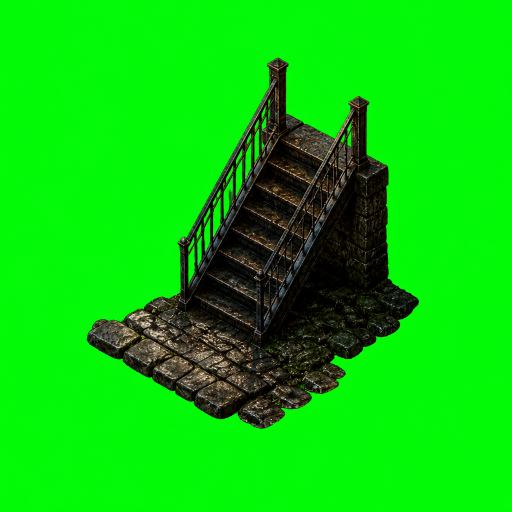
#> input picture ArtSource/Generated/CityDistrict/V2/Riverside/city_iron_stairs_solo_v02.png, 1024 x 1024 px (shown at 1/2 size)
$ python composite_city_ground_density_v04.py ../Generated/CityDistrict/V2/Riverside/city_iron_stairs_solo_v02.png out.png
#> lines starting #> are read from the running program, lines starting #| are printed output that depends on the picture
### ArtSource/Processing/process_city_districts_v02.py
#!/usr/bin/env python3
"""Process Act I city masters into runtime plates and modular props.

Masters must be painted under `ArtSource/Prompts/city_perspective_lock_v03.md`
(Baldur's Gate: EE orthographic camera). This script has no projection math —
it only copies/resizes district block + ground plates to 4096×2304 and slices
chroma (or corner-keyed) building/prop sheets into Props/CityDistrict/V2.

After regenerating V3 masters: re-measure door apertures, re-derive street-side
portal approaches, and flood-fill every spawn (see
`Documentation/BGEEProjectionMasterRegen.md`).

Do not run `main()` to refresh grounds. A 1536 V3 master resized to
`PLATE_SIZE` is a naked upscale and would pass `qa_plate_density.py`
dishonestly. Use `install_city_grounds_density_v04.py`.
"""

from __future__ import annotations

import shutil
from pathlib import Path

import numpy as np
from PIL import Image

ROOT = Path(__file__).resolve().parents[2]
ASSETS = Path.home() / ".cursor" / "projects" / "Users-laurensvanoorschot-Desktop-RainShadow" / "assets"
GEN = ROOT / "ArtSource" / "Generated" / "CityDistrict" / "V2"
RUNTIME_AREAS = ROOT / "RainShadow Shared" / "Resources" / "Art" / "Areas" / "CityDistrict" / "V2"
RUNTIME_PROPS = ROOT / "RainShadow Shared" / "Resources" / "Art" / "Props" / "CityDistrict" / "V2"
RUNTIME_MAP = ROOT / "RainShadow Shared" / "Resources" / "Art" / "UI" / "Map"

PLATE_SIZE = (8192, 4608)
MAP_SIZE = (1847, 1040)

DISTRICTS = [
    ("sable_row", "SableRow", 3, 2, [
        "city_building_voss_stoop",
        "city_building_tenement",
        "city_building_storefront",
        "city_building_rowhouse",
        "city_building_shop",
        "city_building_gatehouse",
    ]),
    ("wharf_ladder", "WharfLadder", 2, 2, [
        "city_building_shipping_office",
        "city_building_warehouse",
        "city_building_boarding",
        "city_building_dock_shed",
    ]),
    ("riverside", "Riverside", 2, 2, [
        "city_building_iron_stairs",
        "city_building_river_watch",
        "city_building_rail_lamp",
        "city_building_abutment",
    ]),
    ("harborpoint_pd", "HarborpointPD", 2, 2, [
        "city_building_pd_station",
        "city_building_pd_annex",
        "city_building_pd_alley",
        "city_building_pd_plaza_wall",
    ]),
    ("lila_street", "LilaStreet", 2, 2, [
        "city_building_lila_rooms",
        "city_building_lila_neighbor",
        "city_building_lila_opposite",
        "city_building_lila_alcove",
    ]),
    ("civic_records", "CivicRecords", 2, 2, [
        "city_building_records_annex",
        "city_building_records_wing",
        "city_building_records_colonnade",
        "city_building_records_plaza",
    ]),
]

PROP_CELLS = [
    "city_prop_lamp",
    "city_prop_bench",
    "city_prop_car_black",
    "city_prop_car_olive",
    "city_prop_car_maroon",
    "city_prop_kiosk",
    "city_prop_crates_mail",
    "city_prop_gate",
    "city_prop_statue",
]

SOLOS = [
    # Prefer empty-aperture solos (door leaves are separate city_door_* props).
    ("city_voss_stoop_solo_v04.png", "city_building_voss_stoop", "SableRow"),
    ("city_voss_stoop_solo_v03.png", "city_building_voss_stoop", "SableRow"),
    ("city_shipping_office_solo_v03.png", "city_building_shipping_office", "WharfLadder"),
    ("city_shipping_office_solo_v02.png", "city_building_shipping_office", "WharfLadder"),
    ("city_iron_stairs_solo_v03.png", "city_building_iron_stairs", "Riverside"),
    ("city_iron_stairs_solo_v02.png", "city_building_iron_stairs", "Riverside"),
]

# Per-building empty-aperture masters (precise-object-edit). Override sheet slices.
EMPTY_APERTURE_BUILDINGS = [
    ("city_building_voss_stoop_empty_v01.png", "city_building_voss_stoop", "SableRow"),
    ("city_building_tenement_empty_v01.png", "city_building_tenement", "SableRow"),
    ("city_building_storefront_empty_v01.png", "city_building_storefront", "SableRow"),
    ("city_building_rowhouse_empty_v01.png", "city_building_rowhouse", "SableRow"),
    ("city_building_shop_empty_v01.png", "city_building_shop", "SableRow"),
    ("city_building_gatehouse_empty_v01.png", "city_building_gatehouse", "SableRow"),
    ("city_building_shipping_office_empty_v01.png", "city_building_shipping_office", "WharfLadder"),
    ("city_building_warehouse_empty_v01.png", "city_building_warehouse", "WharfLadder"),
    ("city_building_boarding_empty_v01.png", "city_building_boarding", "WharfLadder"),
    ("city_building_dock_shed_empty_v01.png", "city_building_dock_shed", "WharfLadder"),
    ("city_building_iron_stairs_empty_v01.png", "city_building_iron_stairs", "Riverside"),
    ("city_building_river_watch_empty_v01.png", "city_building_river_watch", "Riverside"),
    ("city_building_pd_station_empty_v01.png", "city_building_pd_station", "HarborpointPD"),
    ("city_building_pd_annex_empty_v01.png", "city_building_pd_annex", "HarborpointPD"),
    ("city_building_pd_alley_empty_v01.png", "city_building_pd_alley", "HarborpointPD"),
    ("city_building_lila_rooms_empty_v01.png", "city_building_lila_rooms", "LilaStreet"),
    ("city_building_lila_neighbor_empty_v01.png", "city_building_lila_neighbor", "LilaStreet"),
    ("city_building_lila_opposite_empty_v01.png", "city_building_lila_opposite", "LilaStreet"),
    ("city_building_lila_alcove_empty_v01.png", "city_building_lila_alcove", "LilaStreet"),
    ("city_building_records_annex_empty_v01.png", "city_building_records_annex", "CivicRecords"),
    ("city_building_records_wing_empty_v01.png", "city_building_records_wing", "CivicRecords"),
    ("city_building_records_colonnade_empty_v01.png", "city_building_records_colonnade", "CivicRecords"),
]

DOOR_SOLOS = [
    ("city_door_voss_stoop_v01.png", "city_door_voss_stoop"),
    ("city_door_voss_stoop_garage_v01.png", "city_door_voss_stoop_garage"),
    ("city_door_tenement_v01.png", "city_door_tenement"),
    ("city_door_storefront_v01.png", "city_door_storefront"),
    ("city_door_rowhouse_v01.png", "city_door_rowhouse"),
    ("city_door_shop_v01.png", "city_door_shop"),
    ("city_door_gatehouse_v01.png", "city_door_gatehouse"),
    ("city_door_shipping_office_v01.png", "city_door_shipping_office"),
    ("city_door_warehouse_v01.png", "city_door_warehouse"),
    ("city_door_boarding_v01.png", "city_door_boarding"),
    ("city_door_dock_shed_v01.png", "city_door_dock_shed"),
    ("city_door_iron_stairs_v01.png", "city_door_iron_stairs"),
    ("city_door_river_watch_v01.png", "city_door_river_watch"),
    ("city_door_pd_station_v01.png", "city_door_pd_station"),
    ("city_door_pd_annex_v01.png", "city_door_pd_annex"),
    ("city_door_pd_alley_v01.png", "city_door_pd_alley"),
    ("city_door_lila_rooms_v01.png", "city_door_lila_rooms"),
    ("city_door_lila_rooms_b_v01.png", "city_door_lila_rooms_b"),
    ("city_door_lila_neighbor_v01.png", "city_door_lila_neighbor"),
    ("city_door_lila_opposite_v01.png", "city_door_lila_opposite"),
    ("city_door_lila_alcove_v01.png", "city_door_lila_alcove"),
    ("city_door_records_annex_v01.png", "city_door_records_annex"),
    ("city_door_records_wing_v01.png", "city_door_records_wing"),
    ("city_door_records_colonnade_v01.png", "city_door_records_colonnade"),
]


# [92 lines left out: functions find_source, chroma_or_corner_key, trim_alpha, fit_canvas, slice_grid, not called in this run]


# A master whose aspect differs from the runtime plate cannot be resized
# straight to it: scaling x and y by different factors multiplies every ground
# slope by sy/sx, so an on-lock 0.75 master silently lands off the BG:EE lock.
# A 3:2 master taken straight to 4096×2304 shears 36.87° down to 31.7°.
# Centre-crop to the target aspect first, then scale uniformly.
ASPECT_EPSILON = 0.002


def fit_to_aspect(im: Image.Image, size: tuple[int, int]) -> Image.Image:
    """Centre-crop to the target aspect, then scale uniformly.

    For a master already at the target aspect this is a no-op crop followed by
    the same resize the caller would have done, so output is unchanged.
    """
#> called with size = (8192, 4608)
    tw, th = size
#> tw = 8192; th = 4608
    target = tw / th
#> target = 1.78
    source = im.width / im.height
    if abs(source - target) > ASPECT_EPSILON:
        if source > target:
            cw, ch = int(round(im.height * target)), im.height
        else:
            cw, ch = im.width, int(round(im.width / target))
#> cw = 1024; ch = 576
        left, top = (im.width - cw) // 2, (im.height - ch) // 2
#> left = 0; top = 224
        print(
            f"  aspect {source:.4f} != {target:.4f}: centre-cropping to "
            f"{cw}x{ch} before scaling (a direct resize would shear the "
            f"ground axes by {source / target:.3f}x)"
        )
#|   aspect 1.0000 != 1.7778: centre-cropping to 1024x576 before scaling (a direct resize would shear the ground axes by 0.562x)
        im = im.crop((left, top, left + cw, top + ch))
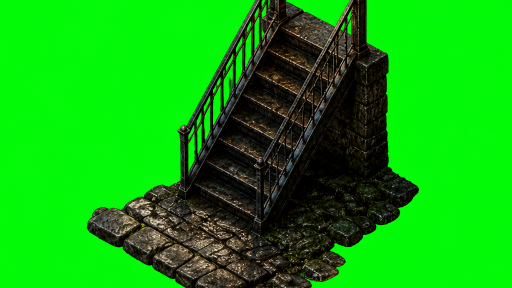
#> im: PIL image 1024x576 RGB (shown at 1/2 size); mean R, G, B 15.8, 169.8, 13.7
    return im.resize(size, Image.Resampling.LANCZOS)


# [149 lines left out: functions resize_plate, retain_master, process_district, process_shared_props, process_solos, process_empty_aperture_buildings and 2 more, not called in this run]


# [10 lines that do not run on import are left out]

### ArtSource/Processing/ie_projection.py
"""Ground projection for RainShadow area art.

Two cameras are defined here, and exactly one is active.

`BGEE` is the target: the Baldur's Gate: EE / Infinity Engine orthographic
camera, which is what the runtime navigation layer already assumes
(`SearchMap.defaultCellSize` 16x12, `ActorLocomotionPacing.verticalProjectionScale`
0.75). Under it every ground line lands on a screen slope of +-0.75 (+-36.87
degrees), a circle on the ground is a 16:12 ellipse, and uprights stay vertical.

`LEGACY_V2` is what the pre-adoption plates were drawn to. Act I city grounds
and the V5 office suite are now on the BG:EE lock, so `ACTIVE` follows them.

Adoption is therefore a single edit *paired with new art*:

    ACTIVE = BGEE

plus re-fitting `office_room_plan` REAR/axis lengths to the new plate and
re-running the sequence in `Documentation/BGEEProjectionMasterRegen.md`.
`qa_ie_projection.py` enforces that the pipeline and `ACTIVE` agree.
"""

from __future__ import annotations

import math
from dataclasses import dataclass

import numpy as np
from PIL import Image, ImageDraw


@dataclass(frozen=True)
class GroundProjection:
    """A fixed orthographic ground camera plus the raster constants drawn to it.

    `ground_foreshorten` is screen-Y per world-Y on the ground plane; it is the
    tangent of the on-screen ground-axis angle and the sine of the camera
    elevation. Everything else either derives from it or is an authored raster
    size that must move with it.
    """

    name: str
    ground_foreshorten: float
    diamond: tuple[int, int]
    cell_rect: tuple[float, float]
    partition_cell_rect: tuple[float, float]
    ring_size: tuple[int, int]
    pip_size: tuple[int, int]
    # Screen-space shears used by the procedural graybox drawers. These were
    # hand-picked for the legacy camera and are not derived from it; under
    # BG:EE they become the real ground slope.
    graybox_skew: float
    fg_wall_skew: float
    # iso_box ground foreshortening as a fraction of width/depth.
    box_depth_frac: float

    @property
    def height_foreshorten(self) -> float:
        return math.sqrt(1.0 - self.ground_foreshorten**2)

    @property
    def elevation_deg(self) -> float:
        return math.degrees(math.asin(self.ground_foreshorten))

    @property
    def ground_axis_deg(self) -> float:
        return math.degrees(math.atan(self.ground_foreshorten))

    @property
    def ground_slope(self) -> float:
        return self.ground_foreshorten

    @property
    def half_step(self) -> tuple[float, float]:
        return (self.diamond[0] / 2.0, self.diamond[1] / 2.0)

    # [4 lines left out: function ellipse_ratio, not called in this run]


# The target. 128x96 spans exactly 8x8 SearchMap cells of 16x12, so the planner
# grid and the runtime grid finally share a ratio.
BGEE = GroundProjection(
    name="bgee",
    ground_foreshorten=0.75,
    diamond=(128, 96),
    cell_rect=(104.0, 78.0),
    # Not scaled with the taller diamond: the partition inset is owned by the
    # painted doorway's plan-b width, and widening it seals the waiting side.
    partition_cell_rect=(40.0, 20.0),
    ring_size=(128, 96),
    pip_size=(64, 48),
    graybox_skew=0.75,
    fg_wall_skew=0.75,
    box_depth_frac=0.375,
)

# What the pre-adoption plates were drawn to. Kept so a revert is one flip.
LEGACY_V2 = GroundProjection(
    name="legacy_v2",
    ground_foreshorten=0.5,
    diamond=(128, 64),
    cell_rect=(104.0, 52.0),
    partition_cell_rect=(40.0, 20.0),
    ring_size=(128, 64),
    pip_size=(64, 32),
    graybox_skew=0.22,
    fg_wall_skew=0.35,
    box_depth_frac=0.25,
)

# ---------------------------------------------------------------------------
# Flip with the on-lock masters. City grounds + office V7 (V5 floor,
# human-scale wall face) are installed.
# ---------------------------------------------------------------------------
ACTIVE: GroundProjection = BGEE

# Active-camera aliases. Pipeline modules use these, so they follow ACTIVE.
GROUND_FORESHORTEN = ACTIVE.ground_foreshorten
GROUND_SLOPE = ACTIVE.ground_slope
HEIGHT_FORESHORTEN = ACTIVE.height_foreshorten
ELEVATION_DEG = ACTIVE.elevation_deg
GROUND_AXIS_DEG = ACTIVE.ground_axis_deg
AZIMUTH_DEG = 45.0

DIAMOND_W, DIAMOND_H = ACTIVE.diamond
HALF_STEP_X, HALF_STEP_Y = ACTIVE.half_step
CELL_RECT = ACTIVE.cell_rect
PARTITION_CELL_RECT = ACTIVE.partition_cell_rect
RING_SIZE = ACTIVE.ring_size
PIP_SIZE = ACTIVE.pip_size
GRAYBOX_SKEW = ACTIVE.graybox_skew
FG_WALL_SKEW = ACTIVE.fg_wall_skew
BOX_DEPTH_FRAC = ACTIVE.box_depth_frac

# GemRB / Infinity Engine searchmap cell and ground-circle ellipse. These are
# runtime facts, already shipped in Swift, and do not depend on ACTIVE.
ELLIPSE_A = 16
ELLIPSE_B = 12

# Plate centre used by the office layout planner.
DEFAULT_ORIGIN_X = 2048.0


# ---------------------------------------------------------------------------
# Axis helpers
# ---------------------------------------------------------------------------

# [58 lines left out: functions axis_with_slope, screen_height, ground_shear_for_height, cell_to_authored, authored_to_cell, not called in this run]


def cell_aabb(x: float, y: float) -> tuple[float, float, float, float]:
    w, h = CELL_RECT
    return (x - w / 2.0, y - h / 2.0, w, h)


def partition_cell_aabb(x: float, y: float) -> tuple[float, float, float, float]:
    w, h = PARTITION_CELL_RECT
    return (x - w / 2.0, y - h / 2.0, w, h)


# ---------------------------------------------------------------------------
# Ground ellipse (selection rings, move markers, floor ripples)
# ---------------------------------------------------------------------------

def is_within_ellipse(dx: float, dy: float, *, a: float = ELLIPSE_A, b: float = ELLIPSE_B) -> bool:
    """GemRB-style ground hit test, relative to the ellipse centre."""
    return (dx * dx) / (a * a) + (dy * dy) / (b * b) <= 1.0


def searchmap_point(x: float, y: float) -> tuple[float, float]:
    """World/plate point to continuous searchmap cell coordinates."""
    return (x / ELLIPSE_A, y / ELLIPSE_B)


# [126 lines left out: functions ground_ellipse_pixels, synthesize_ground_ring, iso_box_points, _self_check, not called in this run]


# [2 lines that do not run on import are left out]

### ArtSource/Processing/composite_city_ground_density_v04.py
#!/usr/bin/env python3
"""Composite native-resolution stonework onto a V3 city ground master.

The V3 1536×1024 grounds are on the BG:EE lock. The generator cannot emit
4096-wide plates, so a naked Lanczos to `PLATE_SIZE` would pass
`qa_plate_density.py` by adding empty pixels. This module keeps the V3 macro
(layout, kerbs, lighting, puddles) and paints a new high-frequency sett /
flag layer at the V4 pixel scale:

    granite sett     10.75 -> 12.9 px on screen  (0.12 m × 107 px/m)
    pavement flag    45    -> 54.0 px on screen  (0.50 m)
    joints           soft, worn — not engraved

V4 laid a 0.18 m lattice on top of the master's own ~0.25 m stonework and the
play-zoom A/B came out indistinguishable: the two modules are close enough that
the coarse one still won, and the ground just got busier. The dominant lattice
vector in the rendered frame did not move at all. So this pass suppresses the
master's stone band inside the carriageway first, then lays a genuinely finer
module in at full strength.

Joints follow slopes ±0.75 so the overlay reinforces the camera lock instead
of fighting it. Water and specular puddles from the master are left alone.

    python3 ArtSource/Processing/composite_city_ground_density_v04.py \\
        <v3-ground.png> <out.png>
"""

from __future__ import annotations

import argparse
import sys
from pathlib import Path

import numpy as np
from PIL import Image, ImageFilter

sys.path.insert(0, str(Path(__file__).resolve().parent))
import ie_projection as ie
import process_city_districts_v02 as proc

SLOPE = ie.BGEE.ground_slope  # 0.75
# Cell sizes are in u/v units. One u/v unit is 1/|grad v| = 1.2 screen px, so a
# 0.12 m sett (12.9 screen px at 107 px per ground metre) is 10.75 here.
SETT_PX = 10.75
FLAG_PX = 45.0
# The original V4 module, kept for masters that cannot carry the finer one.
SETT_PX_COARSE = 16.0
FLAG_PX_COARSE = 56.0
JOINT = 0.11  # fraction of a cell that is mortar

# The V3 master's own paving, measured on the installed 4096 plate: a ~27 px
# pitch, about 0.25 m. That is the module the eye actually locks onto, and no
# amount of added detail displaces it while it is still there.
MASTER_STONE_PX = 27.0
# How much of that band to remove inside road/pavement. Below ~0.6 the coarse
# stones still read through; above ~0.85 the carriageway goes flat.
SUPPRESS = 0.72
# Overlay strength. Raised from 0.42 because the new lattice now has to carry
# the surface rather than decorate it.
AMOUNT = 0.55


def _blur(arr: np.ndarray, radius: float) -> np.ndarray:
    im = Image.fromarray(np.clip(arr, 0, 255).astype(np.uint8), "L")
    return np.asarray(im.filter(ImageFilter.GaussianBlur(radius=radius)), dtype=np.float32)


def axis_uv(h: int, w: int) -> tuple[np.ndarray, np.ndarray]:
    """Screen (x, y-down) → ground-axis coordinates (NE, NW)."""
    y, x = np.mgrid[0:h, 0:w].astype(np.float32)
    u = 0.5 * (x + y / SLOPE)
    v = 0.5 * (-x + y / SLOPE)
    return u, v


def cell_field(u: np.ndarray, v: np.ndarray, cell: float) -> tuple[np.ndarray, np.ndarray]:
    """Running-bond modules. Returns (distance-to-joint 0..0.5, per-cell hash 0..1)."""
    iu = np.floor(u / cell)
    vv = v / cell + 0.5 * np.mod(iu, 2.0)
    iv = np.floor(vv)
    fu = u / cell - iu
    fv = vv - iv
    dist = np.minimum(np.minimum(fu, 1.0 - fu), np.minimum(fv, 1.0 - fv))
    hashed = np.mod(np.sin(iu * 127.1 + iv * 311.7) * 43758.5453, 1.0)
    return dist, hashed.astype(np.float32)


def stone_detail(u: np.ndarray, v: np.ndarray, cell: float) -> np.ndarray:
    """High-frequency signed detail in roughly [-1, 1]."""
    dist, hashed = cell_field(u, v, cell)
    joint = np.clip(1.0 - dist / JOINT, 0.0, 1.0)
    joint = joint * joint
    # Soft face variation, plus a worn lip just inside the joint.
    face = (hashed - 0.5) * 0.55
    lip = np.clip((dist - JOINT) / (JOINT * 1.4), 0.0, 1.0)
    lip = (1.0 - lip) * (1.0 - joint) * 0.18
    return face + lip - joint * 0.85


def suppress_master_stone(
    base: np.ndarray, road: np.ndarray, pavement: np.ndarray
) -> np.ndarray:
    """Remove the master's own paving band from the carriageway and pavement.

    Luminance-space, so hue and the baked lighting survive. Real edges — kerb
    lines, drain rims, tram rails — swing much harder than paving grain, so the
    removal is scaled down where the local swing is large; without that the
    kerbs go soft along with the stones.
    """
    lum = base.mean(2)
    hf = lum - _blur(lum, MASTER_STONE_PX / 3.0)
    keep_edges = np.clip(1.0 - np.abs(hf) / 26.0, 0.0, 1.0)
    mask = np.clip(road + pavement, 0.0, 1.0) * SUPPRESS * keep_edges
    return base - (hf * mask)[..., None]


def segment(lum: np.ndarray) -> tuple[np.ndarray, np.ndarray, np.ndarray]:
    """water, pavement, carriageway masks in 0..1."""
    local = _blur(lum, 7.0)
    var = _blur((lum - local) ** 2, 5.0)
    water = np.clip((10.0 - lum) / 6.0, 0.0, 1.0) * np.clip((8.0 - np.sqrt(var)) / 6.0, 0.0, 1.0)
    # Raised pavement reads a bit lighter than the wet carriageway.
    pavement = np.clip((local - np.percentile(local, 58)) / 12.0, 0.0, 1.0) * (1.0 - water)
    road = np.clip(1.0 - water - pavement, 0.0, 1.0)
    return water, pavement, road


# [17 lines left out: functions mean_abs_vs_upscale, assert_not_naked_upscale, not called in this run]


# Districts whose master cannot carry the fine module. `civic_records` is the
# shallowest ground we have — it has measured at the bottom of every pass since
# the first audit — and suppressing its stone band to make room for a 0.12 m
# lattice tips it from 3.92 deg to 4.04, outside the lock. It keeps the coarse
# module until its master is regenerated; then delete this set.
COARSE_DISTRICTS = frozenset({"civic_records"})


def composite(
    master: Image.Image,
    size: tuple[int, int] = proc.PLATE_SIZE,
    *,
    fine: bool = True,
) -> Image.Image:
    base_im = proc.fit_to_aspect(master.convert("RGB"), size)
    base = np.asarray(base_im, dtype=np.float32)
    h, w = base.shape[:2]
    lum = base.mean(2)
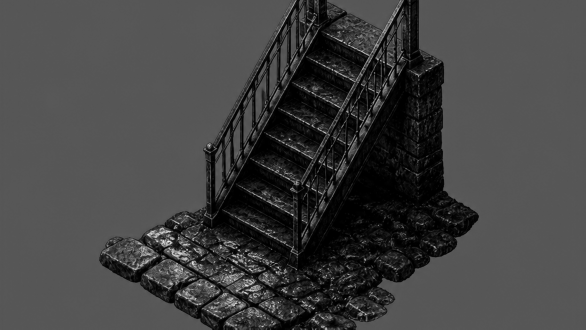
#> lum: shape (4608, 8192) float32 (shown at 1/14 size); min 0, max 255, mean 66.5
    water, pavement, road = segment(lum)
#> call 2 of _blur, with radius = 5
#> in _blur (call 2), `im = Image.fromarray(np.clip(arr, 0, 255).astype(np.uint8), "L")`:
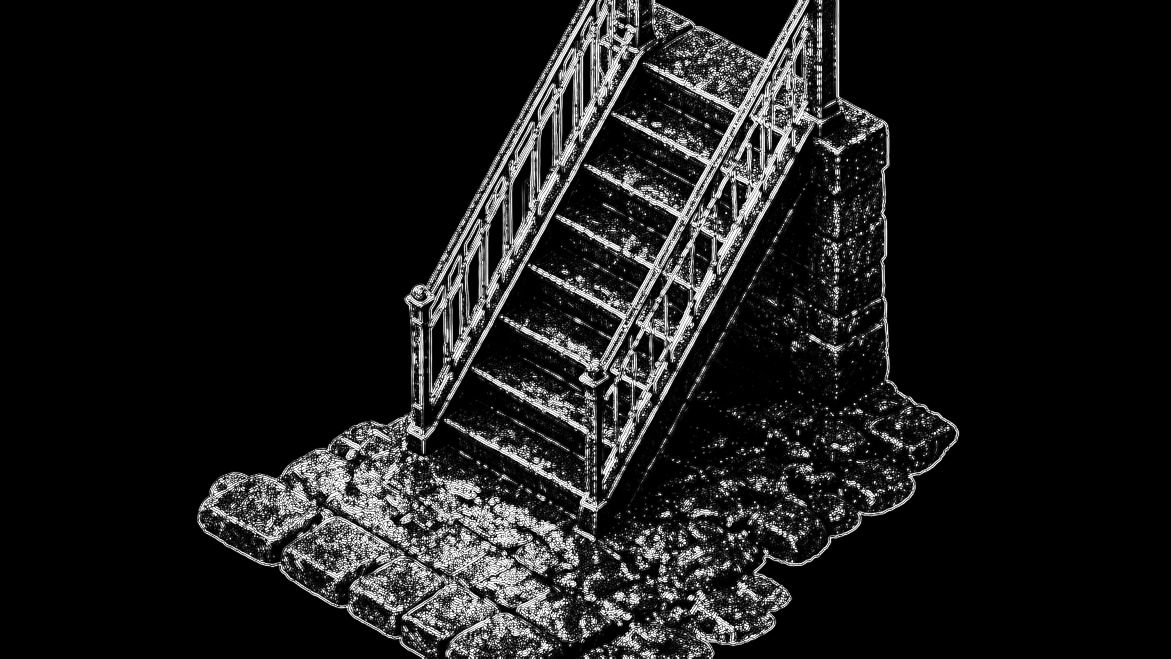
#> im: PIL image 8192x4608 L (shown at 1/7 size); min 0, max 255, mean 26.5
#> (the rest of the program and of its run is left out)
